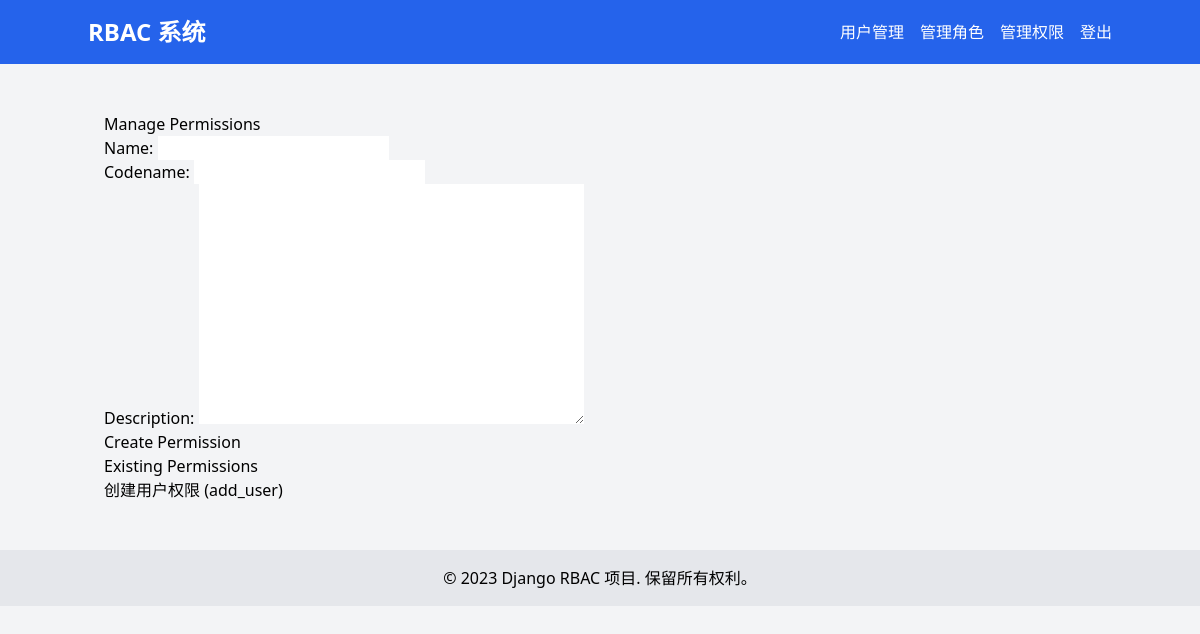
/accounts/manage-permissions/ (signed in), run on an earlier commit of the app's database.
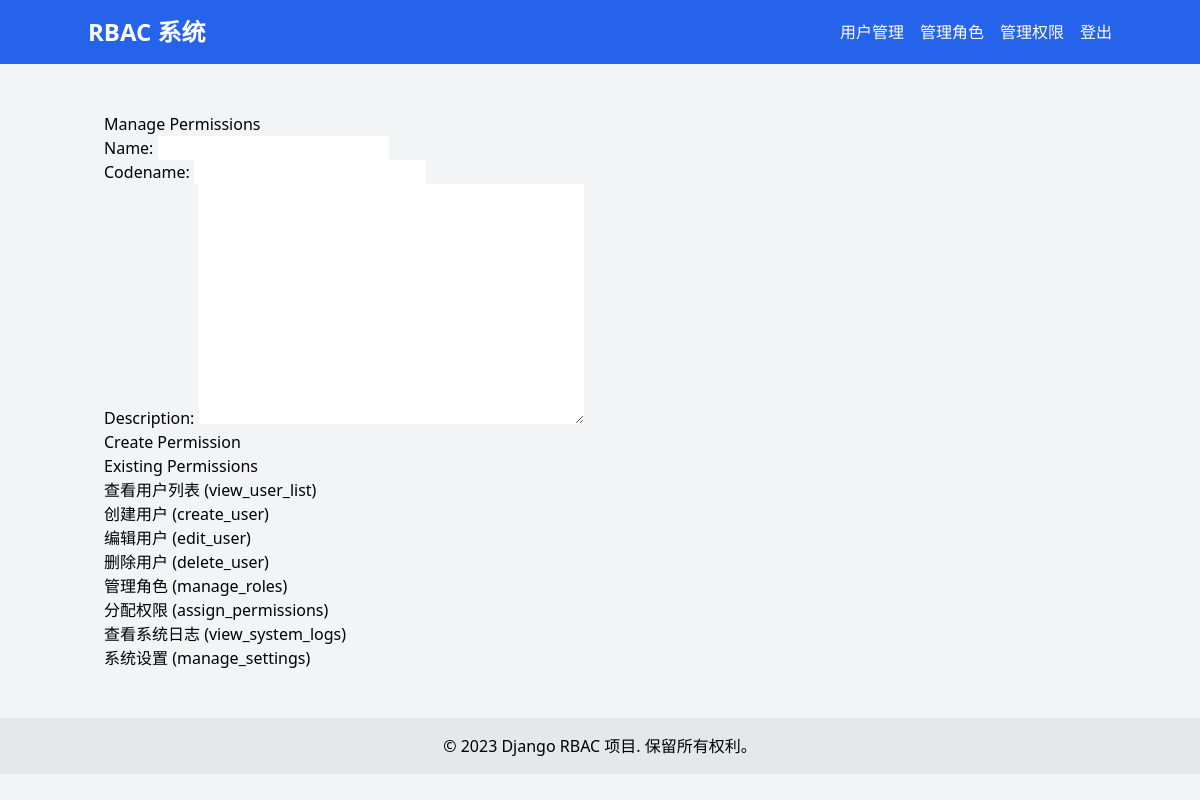
And on a later commit of the database.
### accounts/models.py (models this page shows, shortened)
class Permission(models.Model):
    name = models.CharField(max_length=255, unique=True)
    codename = models.CharField(max_length=100, unique=True)
    description = models.TextField(blank=True)

### accounts/views.py (the view)
# urls.py: path('accounts/manage-permissions/', account_views.manage_permissions, name='manage_permissions'),
@login_required
def manage_permissions(request):
    if request.method == 'POST':
        form = PermissionForm(request.POST)
        if form.is_valid():
            form.save()
            messages.success(request, '权限创建成功。')
            return redirect('manage_permissions')
    else:
        form = PermissionForm()
    permissions = Permission.objects.all()
    return render(request, 'accounts/manage_permissions.html', {'form': form, 'permissions': permissions})

### accounts/forms.py
class PermissionForm(forms.ModelForm):
    class Meta:
        model = Permission
        fields = ['name', 'codename', 'description']

### accounts/models.py (called while the page is built)
    def has_user_management_permission(self):
        return (
                self.is_superuser or
                self.is_staff or
                self.has_perm('accounts.view_customuser') or
                UserRole.objects.filter(
                    user=self,
                    role__rolepermission__permission__codename='can_manage_users'
                ).exists()
        )

### accounts/templates/accounts/manage_permissions.html (shortened to what this page needs)
{% extends 'base.html' %}
{% block content %}
  <h2>Manage Permissions</h2>
  <form method="post">
    {{ form.as_p }}
    <button type="submit">Create Permission</button>
  </form>
  <h3>Existing Permissions</h3>
  <ul>
    {% for permission in permissions %}
      <li>{{ permission.name }} ({{ permission.codename }})</li>
    {% endfor %}
  </ul>
{% endblock %}

### templates/base.html (shortened to what this page needs)
<!DOCTYPE html>
<html lang="zh-CN">
<head>
    <link href="https://cdn.jsdelivr.net/npm/tailwindcss@2.2.19/dist/tailwind.min.css" rel="stylesheet">
</head>
<body class="bg-gray-100">
<header class="bg-blue-600 text-white p-4">
    <nav class="container mx-auto flex justify-between items-center">
        <a href="{% url 'home' %}" class="text-2xl font-bold">RBAC 系统</a>
        <ul class="flex space-x-4">
            {% if user.is_authenticated %}
                {% if user.has_user_management_permission %}
                    <li><a href="{% url 'user_list' %}" class="hover:underline">用户管理</a></li>
                {% endif %}
                <li><a href="{% url 'manage_roles' %}" class="hover:underline">管理角色</a></li>
                <li><a href="{% url 'manage_permissions' %}" class="hover:underline">管理权限</a></li>
                <li><a href="{% url 'logout' %}" class="hover:underline">登出</a></li>
            {% else %}
                <li><a href="{% url 'login' %}" class="hover:underline">登录</a></li>
                <li><a href="{% url 'register' %}" class="hover:underline">注册</a></li>
            {% endif %}
        </ul>
    </nav>
</header>
<main class="container mx-auto mt-8 p-4">
    {% block content %}
    {% endblock %}
</main>
<footer class="bg-gray-200 text-center p-4 mt-8">
    <p>&copy; 2023 Django RBAC 项目. 保留所有权利。</p>
</footer>
</body>
</html>

What changed in the data, as far as the page shows it:
removed Permission: name "创建用户权限", codename "add_user"
added Permission: name "查看用户列表", codename "view_user_list"
added Permission: name "创建用户", codename "create_user"
added Permission: name "编辑用户", codename "edit_user"
added Permission: name "删除用户", codename "delete_user"
added Permission: name "管理角色", codename "manage_roles"
added Permission: name "分配权限", codename "assign_permissions"
added Permission: name "查看系统日志", codename "view_system_logs"
added Permission: name "系统设置", codename "manage_settings"
